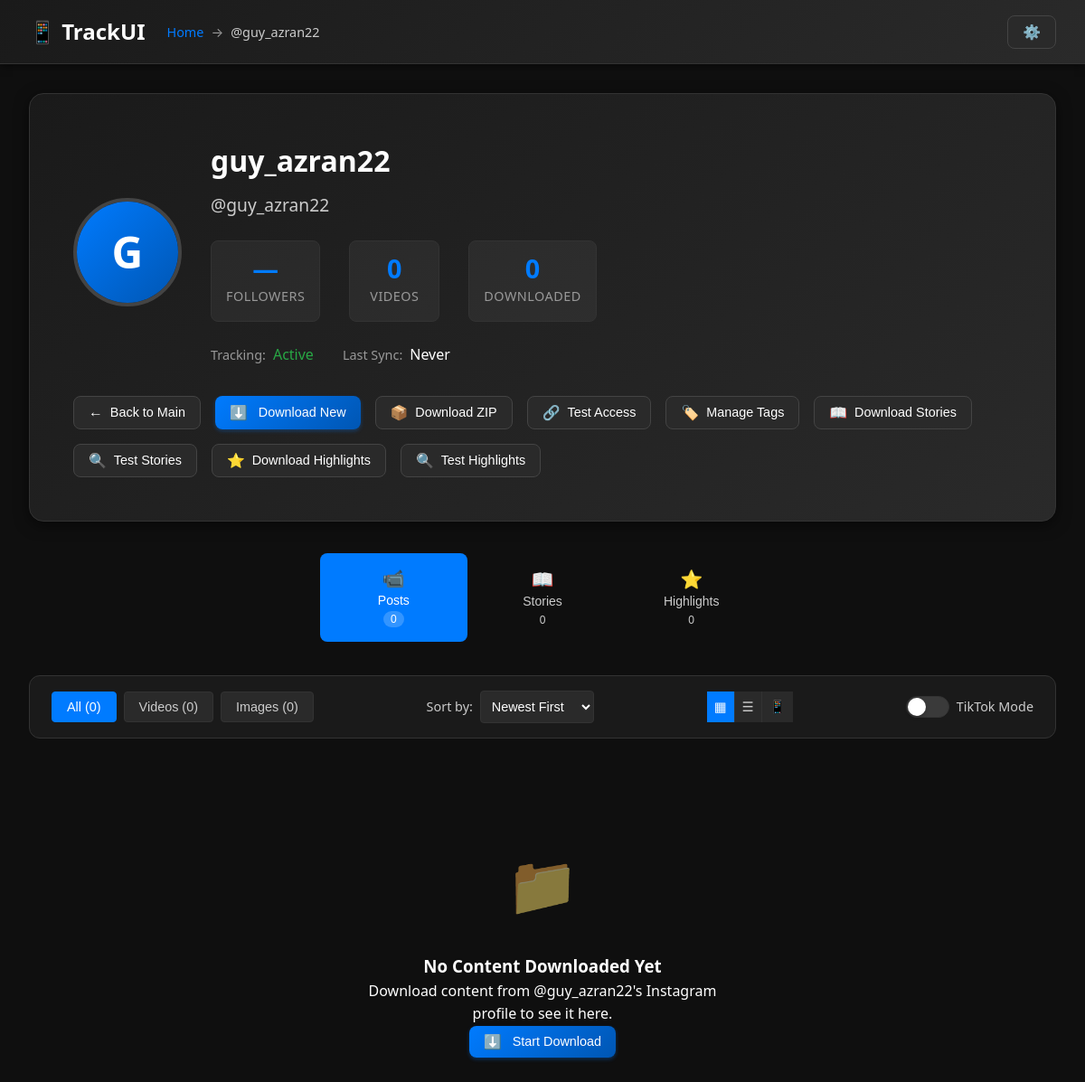
/user/guy_azran22?platform=instagram, run on the app's committed database.
### tables this page shows
CREATE TABLE users (
            id INTEGER PRIMARY KEY AUTOINCREMENT,
            username TEXT NOT NULL,
            platform TEXT NOT NULL DEFAULT 'tiktok',
            display_name TEXT,
            profile_picture TEXT,
            follower_count INTEGER DEFAULT 0,
            following_count INTEGER DEFAULT 0,
            video_count INTEGER DEFAULT 0,
            is_tracking BOOLEAN DEFAULT 1,
            last_sync TIMESTAMP,
            created_at TIMESTAMP DEFAULT CURRENT_TIMESTAMP,
            download_count INTEGER DEFAULT 0,
            last_download TIMESTAMP,
            UNIQUE(username, platform)
        );

### app.py (the view, shortened to what this page needs)
@app.route('/user/<username>')
def user_profile(username):
    conn = get_db_connection()
    user = conn.execute('SELECT * FROM users WHERE username = ?', (username,)).fetchone()
    if not user:
        conn.close()
        abort(404)
    user_tags = conn.execute('''
        SELECT t.* FROM tags t
        JOIN user_tags ut ON t.id = ut.tag_id
        WHERE ut.user_id = ?
    ''', (user['id'],)).fetchall()
    conn.close()
    user_platform = user['platform'] if 'platform' in user.keys() else 'tiktok'
    platform = user_platform if user_platform else request.args.get('platform', 'tiktok')
    user_dir = os.path.join(DOWNLOADS_PATH, platform, username)
    media_files = []
    videos_only = get_bool_setting('profile_feed_videos_only', False)
    if videos_only:
        media_files = [m for m in media_files if m['type'] == 'video']
    media_files.sort(key=lambda x: (x['type'] != 'video', -x['modified'].timestamp()))
    stories_files = []
    highlights_files = []
    if platform == 'instagram':
        stories_dir = os.path.join(DOWNLOADS_PATH, platform, username, 'stories')
        highlights_dir = os.path.join(DOWNLOADS_PATH, platform, username, 'highlights')
        stories_files.sort(key=lambda x: -x['modified'].timestamp())
        highlights_files.sort(key=lambda x: -x['modified'].timestamp())
        highlights_by_folder = {}
        import json
        highlights_grouped = sorted([(folder, files) for folder, files in highlights_by_folder.items()])
        print(f"\n=== HIGHLIGHTS GROUPING DEBUG ===")
        print(f"Total highlights files: {len(highlights_files)}")
        print(f"Number of highlight collections: {len(highlights_grouped)}")
        for folder_name, files in highlights_grouped:
            print(f"  Collection '{folder_name}': {len(files)} files")
            for f in files[:2]:  # Show first 2 files
                print(f"    - {f['filename']}")
        print(f"=====================================\n")
    videos_count = len([m for m in media_files if m['type'] == 'video'])
    images_count = len([m for m in media_files if m['type'] == 'image'])
    stories_count = len(stories_files)
    highlights_count = len(highlights_files)
    avatar_url = None
    for ext in ['.jpg', '.jpeg', '.png', '.webp']:
        candidate = os.path.join(AVATARS_PATH, f"{platform}_{username}{ext}")
        if os.path.exists(candidate):
            avatar_url = f"/avatar/{username}"
            break
        candidate_legacy = os.path.join(AVATARS_PATH, f"{username}{ext}")
        if os.path.exists(candidate_legacy):
            avatar_url = f"/avatar/{username}"
            break
    if not avatar_url:
        first_image = next((m for m in media_files if m['type'] == 'image'), None)
        if first_image:
            avatar_url = f"/downloads/{first_image['path']}"
    return render_template('user.html',
                         user=dict(user),
                         user_tags=[dict(tag) for tag in user_tags],
                         media_files=media_files,
                         stories_files=stories_files,
                         highlights_files=highlights_files,
                         highlights_grouped=highlights_grouped if platform == 'instagram' else [],
                         media_counts={
                             'videos': videos_count,
                             'images': images_count,
                             'stories': stories_count,
                             'highlights': highlights_count,
                             'total': len(media_files)
                         },
                         avatar_url=avatar_url,
                         download_progress=download_progress.get(username, {}),
                         platform=platform)

### app.py (called while the page is built)
def get_db_connection():
    conn = sqlite3.connect(DATABASE_PATH)
    conn.row_factory = sqlite3.Row
    return conn

def get_setting(key, default=None):
    try:
        conn = get_db_connection()
        row = conn.execute('SELECT value FROM settings WHERE key = ?', (key,)).fetchone()
        conn.close()
        if row and row['value'] is not None:
            return row['value']
    except Exception:
        pass
    return default

def get_bool_setting(key, default=False):
    val = str(get_setting(key, 'true' if default else 'false')).strip().lower()
    return val in ('1', 'true', 'yes', 'on')

### templates/user.html (shortened to what this page needs)
{% extends "layout.html" %}
{% block breadcrumb %}
<span class="breadcrumb-separator">→</span>
<span>@{{ user.username }}</span>
{% endblock %}
{% block content %}
<div class="user-profile">
    <div class="user-header">
        <div class="user-header-content">
            <div class="user-avatar-large">
                {% if avatar_url %}
                <img src="{{ avatar_url }}" alt="{{ user.display_name or user.username }}">
                {% else %}
                <div class="avatar-placeholder">{{ (user.display_name or user.username)[0]|upper }}</div>
                {% endif %}
            </div>
            <div class="user-details">
                <h1 class="user-display-name">{{ user.display_name or user.username }}</h1>
                <p class="user-handle">@{{ user.username }}</p>
                <div class="user-stats-row">
                    <div class="stat-box">
                        <div class="stat-number">{{ user.follower_count if user.follower_count and user.follower_count >
                            0 else '—' }}</div>
                        <div class="stat-label">Followers</div>
                    </div>
                    <div class="stat-box">
                        <div class="stat-number">{{ media_counts.videos }}</div>
                        <div class="stat-label">Videos</div>
                    </div>
                    <div class="stat-box">
                        <div class="stat-number">{{ media_counts.total }}</div>
                        <div class="stat-label">Downloaded</div>
                    </div>
                </div>
                <div class="status-info">
                    <div class="status-item">
                        <span class="status-label">Tracking:</span>
                        <span class="status-value {{ 'active' if user.is_tracking else 'inactive' }}">
                            {{ 'Active' if user.is_tracking else 'Inactive' }}
                        </span>
                    </div>
                    <div class="status-item">
                        <span class="status-label">Last Sync:</span>
                        <span class="status-value">
                            {% if user.last_sync %}
                            {{ user.last_sync|strftime('%Y-%m-%d %H:%M') }}
                            {% else %}
                            Never
                            {% endif %}
                        </span>
                    </div>
                </div>
            </div>
        </div>
        <div class="user-actions">
            <button class="btn btn-secondary" onclick="goBack()">
                <span class="btn-icon">←</span>
                Back to Main
            </button>
            <button class="btn btn-primary" id="downloadNewBtn"
                onclick="downloadNewContent('{{ user.username }}', '{{ request.args.get('platform','tiktok') }}')">
                <span class="btn-icon">⬇️</span>
                Download New
            </button>
            <button class="btn btn-secondary"
                onclick="downloadZip('{{ user.username }}', '{{ request.args.get('platform','tiktok') }}')">
                <span class="btn-icon">📦</span>
                Download ZIP
            </button>
            <button class="btn btn-secondary" onclick="testAccess()">
                <span class="btn-icon">🔗</span>
                Test Access
            </button>
            <button class="btn btn-secondary" onclick="showUserTagModal('{{ user.username }}')">
                <span class="btn-icon">🏷️</span>
                Manage Tags
            </button>
            {% if platform == 'instagram' %}
            <button class="btn btn-secondary" onclick="downloadInstagramStories('{{ user.username }}')">
                <span class="btn-icon">📖</span>
                Download Stories
            </button>
            <button class="btn btn-secondary" onclick="testInstagramStories('{{ user.username }}')">
                <span class="btn-icon">🔍</span>
                Test Stories
            </button>
            <button class="btn btn-secondary" onclick="downloadInstagramHighlights('{{ user.username }}')">
                <span class="btn-icon">⭐</span>
                Download Highlights
            </button>
            <button class="btn btn-secondary" onclick="testInstagramHighlights('{{ user.username }}')">
                <span class="btn-icon">🔍</span>
                Test Highlights
            </button>
            {% endif %}
        </div>
    </div>
    {% if platform == 'instagram' %}
    <div class="instagram-nav-section">
        <div class="instagram-nav-buttons">
            <button class="instagram-nav-btn active" id="postsNavBtn" onclick="showInstagramSection('posts')">
                <div class="nav-btn-content">
                    <span class="nav-icon">📹</span>
                    <span class="nav-label">Posts</span>
                    <span class="nav-count">{{ media_counts.total }}</span>
                </div>
            </button>
            <button class="instagram-nav-btn" id="storiesNavBtn" onclick="showInstagramSection('stories')">
                <div class="nav-btn-content">
                    <span class="nav-icon">📖</span>
                    <span class="nav-label">Stories</span>
                    <span class="nav-count">{{ media_counts.stories }}</span>
                </div>
            </button>
            <button class="instagram-nav-btn" id="highlightsNavBtn" onclick="showInstagramSection('highlights')">
                <div class="nav-btn-content">
                    <span class="nav-icon">⭐</span>
                    <span class="nav-label">Highlights</span>
                    <span class="nav-count">{{ media_counts.highlights }}</span>
                </div>
            </button>
        </div>
    </div>
    {% endif %}
    <div class="media-controls">
        <div class="media-filters">
            <button class="filter-btn active" id="allFilter" onclick="filterMedia('all')">
                All ({{ media_files|length }})
            </button>
            <button class="filter-btn" id="videoFilter" onclick="filterMedia('video')">
                Videos ({{ media_files|selectattr('type', 'equalto', 'video')|list|length }})
            </button>
            <button class="filter-btn" id="imageFilter" onclick="filterMedia('image')">
                Images ({{ media_files|selectattr('type', 'equalto', 'image')|list|length }})
            </button>
        </div>
        <div class="sort-controls">
            <label for="sortSelect">Sort by:</label>
            <select id="sortSelect" onchange="sortMedia()">
                <option value="date-desc">Newest First</option>
            </select>
        </div>
        <div class="view-options">
            <button class="view-btn active" id="gridViewBtn" onclick="toggleMediaView('grid')">
                <span class="btn-icon">▦</span>
            </button>
            <button class="view-btn" id="listViewBtn" onclick="toggleMediaView('list')">
                <span class="btn-icon">☰</span>
            </button>
            <button class="view-btn" id="tiktokViewBtn" onclick="toggleMediaView('tiktok')">
                <span class="btn-icon">📱</span>
            </button>
        </div>
        <div class="tiktok-toggle">
            <label class="tiktok-switch">
                <span class="tiktok-slider"></span>
                <span class="tiktok-label">TikTok Mode</span>
            </label>
        </div>
    </div>
    {% if media_files %}
    <div class="media-gallery" id="mediaGallery">
        {% for file in media_files %}
        <div class="media-item" data-type="{{ file.type }}" data-name="{{ file.filename }}" data-size="{{ file.size }}"
            data-date="{{ file.modified.timestamp() }}">
            <div class="media-preview">
                {% if file.type == 'video' %}
                <video controls preload="metadata" playsinline webkit-playsinline muted>
                    <source src="{{ url_for('download_file', filename=file.path) }}" type="video/mp4">
                    Your browser does not support the video tag.
                </video>
                <div class="media-type-indicator">
                    <span class="type-icon">🎥</span>
                </div>
                {% else %}
                <img src="{{ url_for('download_file', filename=file.path) }}" alt="{{ file.filename }}" loading="lazy"
                    onclick="openLightbox('{{ url_for('download_file', filename=file.path) }}', '{{ file.filename }}')">
                <div class="media-type-indicator">
                    <span class="type-icon">🖼️</span>
                </div>
                {% endif %}
            </div>
            <div class="media-info">
                <div class="media-filename" title="{{ file.filename }}">
                    {{ file.filename[:30] + '...' if file.filename|length > 30 else file.filename }}
                </div>
                <div class="media-details">
                    <span class="file-size">{{ "%.1f"|format(file.size / 1024 / 1024) }} MB</span>
                    <span class="file-date">{{ file.modified.strftime('%m/%d/%Y') }}</span>
                </div>
            </div>
            <div class="media-actions">
                <button class="action-btn" onclick="downloadFile('{{ file.path }}', '{{ file.filename }}')"
                    title="Download">
                    <span class="btn-icon">⬇️</span>
                </button>
                <button class="action-btn"
                    onclick="showFileInfo('{{ file.filename }}', {{ file.size }}, '{{ file.modified.isoformat() }}')"
                    title="Info">
                    <span class="btn-icon">ℹ️</span>
                </button>
                {% if file.type == 'image' %}
                <button class="action-btn"
                    onclick="openLightbox('{{ url_for('download_file', filename=file.path) }}', '{{ file.filename }}')"
                    title="View Full Size">
                    <span class="btn-icon">🔍</span>
                </button>
                {% endif %}
            </div>
        </div>
        {% endfor %}
    </div>
    {% else %}
    <div class="empty-media-state">
        <div class="empty-state-content">
            <div class="empty-state-icon">📁</div>
            <h3>No Content Downloaded Yet</h3>
            <p>Download content from @{{ user.username }}'s {{ platform|title }} profile to see it here.</p>
            <button class="btn btn-primary" onclick="downloadNewContent('{{ user.username }}', '{{ platform }}')">
                <span class="btn-icon">⬇️</span>
                Start Download
            </button>
        </div>
    </div>
    {% endif %}
    {% endblock %}

### data on the page
users: username "guy_azran22", display_name "G", display_name "guy_azran22", follower_count "—", is_tracking "Active", platform "Instagram"

### other printed values
{{ media_counts.videos }} "0"
{{ media_counts.total }} "0"
{{ media_counts.stories }} "0"
{{ media_counts.highlights }} "0"
{{ media_files|length }} "0"
{{ media_files|selectattr('type', 'equalto', 'video')|list|length }} "0"
{{ media_files|selectattr('type', 'equalto', 'image')|list|length }} "0"
